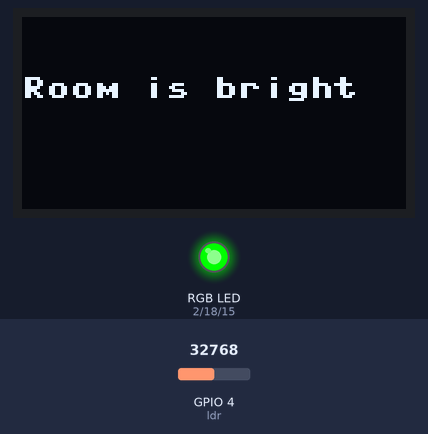
Simulated run of this program. Board: ESP32 board running MicroPython. On the bench: 128×64 one-colour display, an RGB LED mixed from three pins (HIGH = lit). The test bench sets the inputs (shaded band); at power-on: GPIO 4 (ldr) = 32768 (analog values on the 0–65535 scale). What the program prints to the serial console is not drawn.

Above: at 1.2 s.
1.3 s: GPIO 4 (ldr) set to 25760
3.3 s: GPIO 4 (ldr) set to 24144
At 4.7 s:
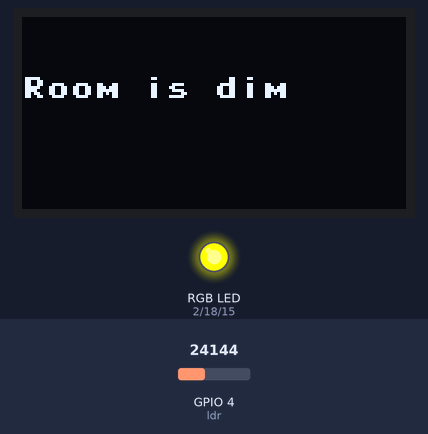
5.6 s: GPIO 4 (ldr) set to 21040
7.4 s: GPIO 4 (ldr) set to 19008
At 9.0 s:
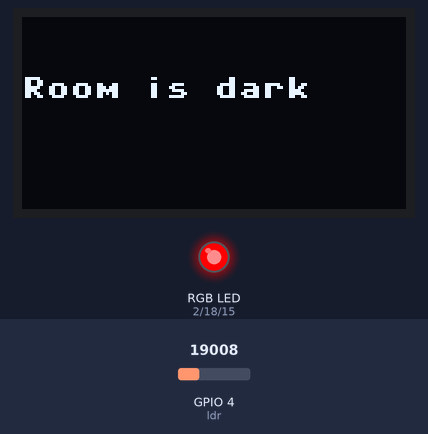
9.7 s: GPIO 4 (ldr) set to 20655
At 11.2 s:
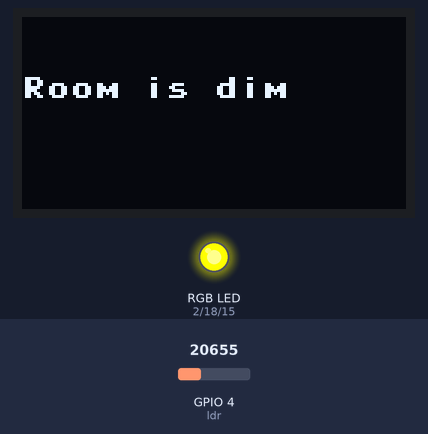
11.7 s: GPIO 4 (ldr) set to 19660
At 13.3 s:
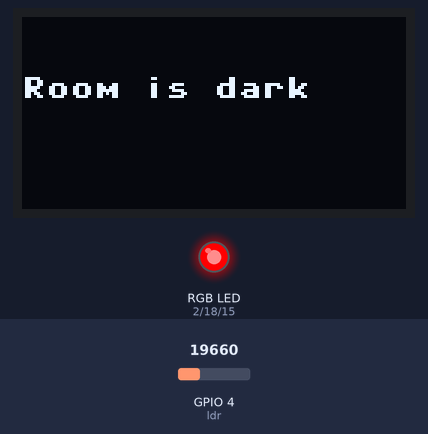
Timing chart, 0 to 14.8 s (numbered marks = the images above; inputs shaded):
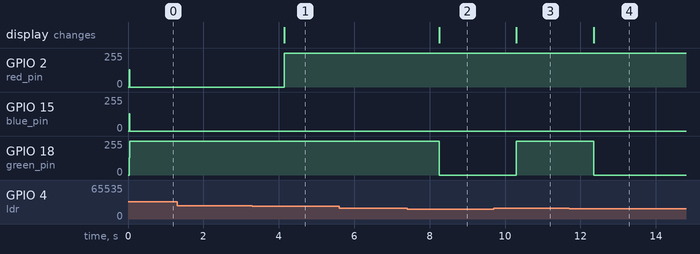

Measured:
- the behaviour switches between 25008 and 24992 on GPIO 4 (ldr) (found by bisection; images 0 and 1)
- the behaviour switches between 20000 and 19984 on GPIO 4 (ldr) (found by bisection; images 1 and 2)
- after the input at 1.3 s, every drawn part: stays the same
- after the input at 3.3 s, GPIO 2 (red_pin): 0/255 → 255/255 after 0.85 s; the display: changes after 0.85 s (image 1)
- after the input at 5.6 s, every drawn part: stays the same
- after the input at 7.4 s, GPIO 18 (green_pin): 255/255 → 0/255 after 0.85 s; the display: changes after 0.85 s (image 2)
- after the input at 9.7 s, GPIO 18 (green_pin): 0/255 → 255/255 after 0.60 s; the display: changes after 0.60 s (image 3)
- after the input at 11.7 s, GPIO 18 (green_pin): 255/255 → 0/255 after 0.65 s; the display: changes after 0.65 s (image 4)

The program:

smartlightsensor.py
```python
from machine import PWM, Pin, I2C, ADC
import ssd1306
import utime

medium = 25000
minx = 20000

#initalize the LDR
ldr = ADC(Pin(4))

# OLED display Height and Width
OLED_WIDTH = 128
OLED_HEIGHT = 64

#Initialize Oled display
i2c = I2C(0, sda = Pin(21), scl = Pin(22), freq=400000)
oled = ssd1306.SSD1306_I2C(OLED_WIDTH, OLED_HEIGHT, i2c)

# initialize the rbg led pins
blue_pin = PWM(Pin(15), freq=1000)
green_pin = PWM(Pin(18), freq=1000)
red_pin = PWM(Pin(2), freq=1000)

#color function in (r,g,b) format
def rgb_color(r, g, b):
    red_pin.duty_u16(int(r * 65535 / 255))
    green_pin.duty_u16(int(g * 65535 / 255))
    blue_pin.duty_u16(int(b * 65535 / 255))


#check light levels
def light_level(light):
    # room is bright
    if light > medium:
        oled.fill(0)
        oled.text("Room is bright", 0, 20)
        oled.show()
        rgb_color(0, 255, 0)
    #room is dim
    elif minx < light < medium:
        oled.fill(0)
        oled.text("Room is dim", 0, 20)
        oled.show()
        rgb_color(255, 255, 0)
    #room is dark
    elif light < minx:
        oled.fill(0)
        oled.text("Room is dark", 0, 20)
        oled.show()
        rgb_color(255, 0, 0)
    else:
        print("error")

while True:
    digital_value = ldr.read_u16()
    print("ADC value=",digital_value)
    volt=3.3*(digital_value/65535)
    print("Voltage: {}V ".format(volt))
    light_level(digital_value)
    utime.sleep(1)
    
```
